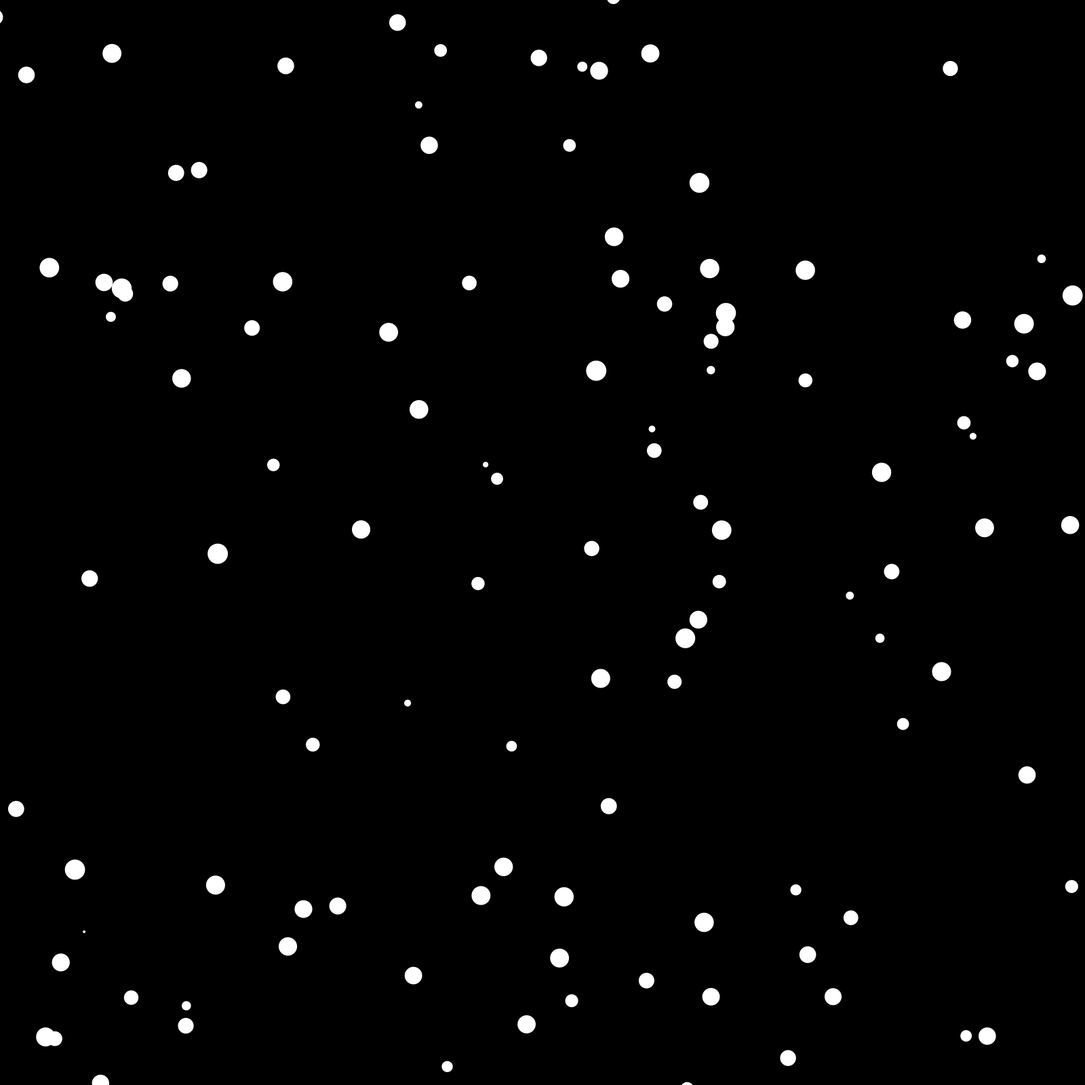
Frame 1 (no input)
Frame 60 (the mouse pressed at the canvas centre just before this capture): identical to frame 1, image omitted
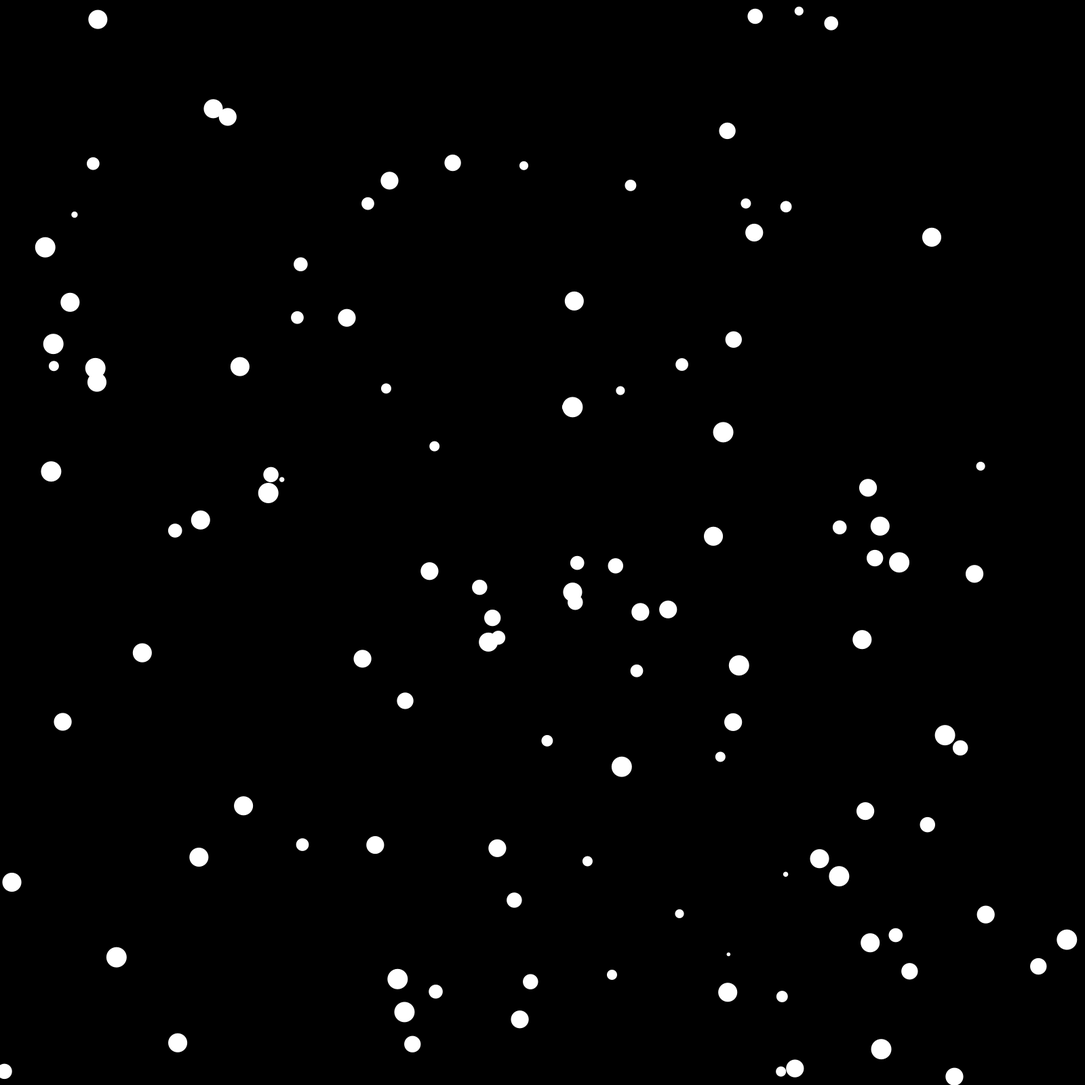
Frame 120 (the mouse held since frame 60 and released just before this capture)

The Processing sketch that drew these frames (run headless with seeded random() and noise(); from frame 60 on, the mouse is pressed at the canvas centre):

// Processing sketch: Starfield
// ── Starfield.pde
//Faheem's code adapted from from 
//Danial Shiffman
//10/29/2018

//Global Fields
float speed; //used to control the speed of all the stars
Star[] stars = new Star[300];

void setup()
{
 size(1600,1600);
 
 //fill stars array(create all objects)
 for(int i =0; i < stars.length ; i++)
 {
   stars[i] = new Star();  
 }
}

void draw()
{
  //link the value of the speed to the mouse position
  speed = map(mouseX,0,width,0,100);
  
  background(0);
  translate(width/2,height/2);//Adjust all starts to start appearing from the middle of the screen
  
  for(int i = 0; i < stars.length; i ++)
  {
   stars[i].update();
   stars[i].show();
  }
}

// ── Star.pde
class Star
{
  float x, y;
  float z, pz;//used to modify the stars position

  Star()
  { 
    x = random(-width/2, width/2);
    y = random(-height/2, height/2);

    z = random(width/2);
    pz = z;
  }

  void show()
  {
    fill(255); //white fill colour
    noStroke(); //removes outline of circle

    float sx = map(x/z, 0, 1, 0, width/2);
    float sy = map(y/z, 0, 1, 0, height/2);

    float r = map(z, 0, width/2, 0, 30);

    ellipse(sx, sy, r, r);
  }

  void update()
  {
    z -= speed;

    if (z < 1)
    {
      z = width/2;
      x = random(-width/2, width/2);
      y = random(-height/2, height/2);
      pz = z;
    }
  }
}
